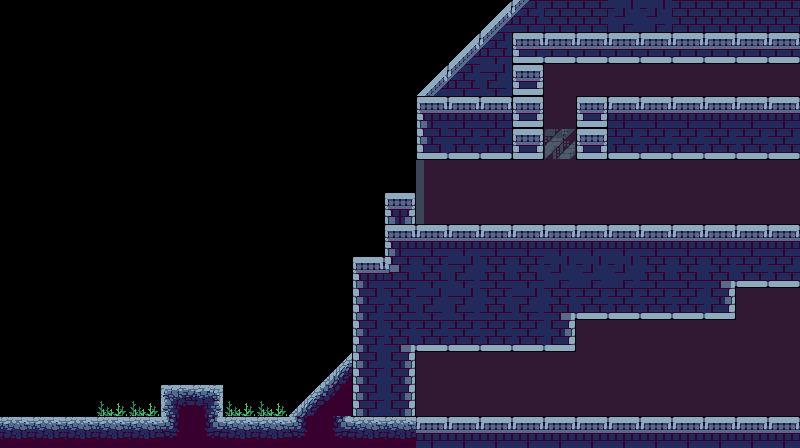

A level layout from a 2D game, rendered from its tile map. Below: a short description, then the map file with its tile-grid data intact:
An orthogonal 25x14 tile map with 32x32 px tiles, 4 tile layers (Background, Decor, Tiles, Foreground), 2 tilesets.

<map version="1.10" tiledversion="1.10.2" orientation="orthogonal" renderorder="right-down" width="25" height="14" tilewidth="32" tileheight="32" infinite="0" nextlayerid="5" nextobjectid="1">
 <tileset firstgid="1" source="../tsx/Outside.tsx" />
 <tileset firstgid="82" source="../tsx/Power Station.tsx" />
 <layer id="3" name="Background" width="25" height="14">
  <data encoding="csv">
0,0,0,0,0,0,0,0,0,0,0,0,0,0,0,0,0,130,130,130,130,130,130,130,130,
0,0,0,0,0,0,0,0,0,0,0,0,0,0,0,130,130,130,130,130,130,130,130,130,130,
0,0,0,0,0,0,0,0,0,0,0,0,0,0,130,130,130,130,130,130,130,130,130,130,130,
0,0,0,0,0,0,0,0,0,0,0,0,0,130,130,130,130,130,130,130,130,130,130,130,130,
0,0,0,0,0,0,0,0,0,0,0,0,0,130,130,130,130,130,130,130,130,130,130,130,130,
0,0,0,0,0,0,0,0,0,0,0,0,0,50,130,130,130,130,130,130,130,130,130,130,130,
0,0,0,0,0,0,0,0,0,0,0,0,130,50,130,130,130,130,130,130,130,130,130,130,130,
0,0,0,0,0,0,0,0,0,0,0,0,130,130,130,130,130,130,130,130,130,130,130,130,130,
0,0,0,0,0,0,0,0,0,0,0,130,130,130,130,130,130,130,130,130,130,130,130,130,130,
0,0,0,0,0,0,0,0,0,0,0,130,130,130,130,130,130,130,130,130,130,130,130,130,130,
0,0,0,0,0,0,0,0,0,0,0,130,130,130,130,130,130,130,130,130,130,130,130,130,130,
0,0,0,0,0,0,0,0,0,0,0,130,130,130,130,130,130,130,130,130,130,130,130,130,130,
0,0,0,0,0,130,130,0,0,0,130,130,130,130,130,130,130,130,130,130,130,130,130,130,130,
130,130,130,130,130,130,130,130,130,130,130,130,130,130,130,130,130,130,130,130,130,130,130,130,130
</data>
 </layer>
 <layer id="4" name="Decor" width="25" height="14">
  <data encoding="csv">
0,0,0,0,0,0,0,0,0,0,0,0,0,0,0,0,0,0,0,0,0,0,0,0,0,
0,0,0,0,0,0,0,0,0,0,0,0,0,0,0,0,0,0,0,0,0,0,0,0,0,
0,0,0,0,0,0,0,0,0,0,0,0,0,0,0,0,0,0,0,0,0,0,0,0,0,
0,0,0,0,0,0,0,0,0,0,0,0,0,0,0,0,0,0,0,0,0,0,0,0,0,
0,0,0,0,0,0,0,0,0,0,0,0,0,0,0,0,0,0,0,0,0,0,0,0,0,
0,0,0,0,0,0,0,0,0,0,0,0,0,0,0,0,0,0,0,0,0,0,0,0,0,
0,0,0,0,0,0,0,0,0,0,0,0,0,0,0,0,0,0,0,0,0,0,0,0,0,
0,0,0,0,0,0,0,0,0,0,0,0,0,0,0,0,0,0,0,0,0,0,0,0,0,
0,0,0,0,0,0,0,0,0,0,0,0,0,0,0,0,0,0,0,0,0,0,0,0,0,
0,0,0,0,0,0,0,0,0,0,0,0,0,0,0,0,0,0,0,0,0,0,0,0,0,
0,0,0,0,0,0,0,0,0,0,0,0,0,0,0,0,0,0,0,0,0,0,0,0,0,
0,0,0,0,0,0,0,0,0,0,0,0,0,0,0,0,0,0,0,0,0,0,0,0,0,
0,0,0,35,35,0,0,35,35,0,0,0,0,0,0,0,0,0,0,0,0,0,0,0,0,
0,0,0,0,0,0,0,0,0,0,0,0,0,0,0,0,0,0,0,0,0,0,0,0,0
</data>
 </layer>
 <layer id="1" name="Tiles" width="25" height="14">
  <data encoding="csv">
0,0,0,0,0,0,0,0,0,0,0,0,0,0,0,114,122,118,118,126,126,118,118,118,118,
0,0,0,0,0,0,0,0,0,0,0,0,0,0,114,122,106,107,107,107,107,107,107,107,107,
0,0,0,0,0,0,0,0,0,0,0,0,0,114,122,119,109,0,0,0,0,0,0,0,0,
0,0,0,0,0,0,0,0,0,0,0,0,0,82,83,83,109,0,109,83,83,83,83,83,83,
0,0,0,0,0,0,0,0,0,0,0,0,0,98,99,99,109,0,109,99,99,99,99,99,99,
0,0,0,0,0,0,0,0,0,0,0,0,0,0,0,0,0,0,0,0,0,0,0,0,0,
0,0,0,0,0,0,0,0,0,0,0,0,85,0,0,0,0,0,0,0,0,0,0,0,0,
0,0,0,0,0,0,0,0,0,0,0,0,82,83,83,83,83,83,83,83,83,83,83,83,83,
0,0,0,0,0,0,0,0,0,0,0,82,95,91,119,91,91,126,126,126,91,91,86,99,99,
0,0,0,0,0,0,0,0,0,0,0,90,91,119,119,91,119,86,99,99,99,99,100,0,0,
0,0,0,0,0,0,0,0,0,0,0,90,86,99,99,99,99,100,0,0,0,0,0,0,0,
0,0,0,0,0,0,0,0,0,0,33,90,92,0,0,0,0,0,0,0,0,0,0,0,0,
0,0,0,0,0,1,4,0,0,33,42,90,92,0,0,0,0,0,0,0,0,0,0,0,0,
2,2,2,2,2,38,37,2,2,38,37,2,2,83,83,83,83,83,83,83,83,83,83,83,83
</data>
 </layer>
 <layer id="2" name="Foreground" width="25" height="14">
  <data encoding="csv">
0,0,0,0,0,0,0,0,0,0,0,0,0,0,0,0,0,0,0,0,0,0,0,0,0,
0,0,0,0,0,0,0,0,0,0,0,0,0,0,0,0,0,0,0,0,0,0,0,0,0,
0,0,0,0,0,0,0,0,0,0,0,0,0,0,0,0,0,0,0,0,0,0,0,0,0,
0,0,0,0,0,0,0,0,0,0,0,0,0,0,0,0,0,0,0,0,0,0,0,0,0,
0,0,0,0,0,0,0,0,0,0,0,0,0,0,0,0,0,137,0,0,0,0,0,0,0,
0,0,0,0,0,0,0,0,0,0,0,0,0,0,0,0,0,0,0,0,0,0,0,0,0,
0,0,0,0,0,0,0,0,0,0,0,0,0,0,0,0,0,0,0,0,0,0,0,0,0,
0,0,0,0,0,0,0,0,0,0,0,0,0,0,0,0,0,0,0,0,0,0,0,0,0,
0,0,0,0,0,0,0,0,0,0,0,0,0,0,0,0,0,0,0,0,0,0,0,0,0,
0,0,0,0,0,0,0,0,0,0,0,0,0,0,0,0,0,0,0,0,0,0,0,0,0,
0,0,0,0,0,0,0,0,0,0,0,0,0,0,0,0,0,0,0,0,0,0,0,0,0,
0,0,0,0,0,0,0,0,0,0,0,0,0,0,0,0,0,0,0,0,0,0,0,0,0,
0,0,0,0,0,0,0,0,0,0,0,0,0,0,0,0,0,0,0,0,0,0,0,0,0,
0,0,0,0,0,0,0,0,0,0,0,0,0,0,0,0,0,0,0,0,0,0,0,0,0
</data>
 </layer>
</map>
